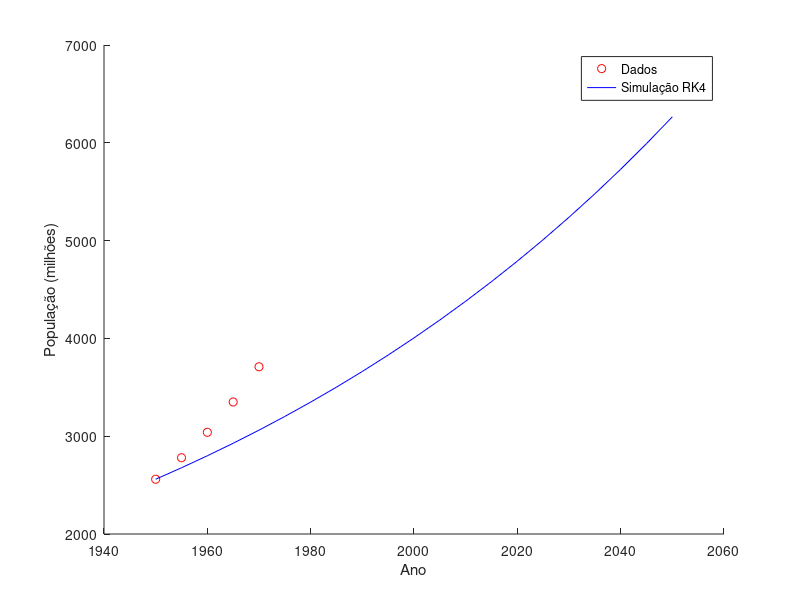

Reproduce this figure in MATLAB.
% Dados
t_data = [1955 1960 1965 1970] - 1950;
p_data = [2780 3040 3350 3710];

% Estimativa de kg
kg_estimates = log(p_data/p_data(1))./t_data;
kg = mean(kg_estimates);
disp('Estimativa de kg:')
disp(num2str(kg))

% Função para simular com RK4
function dpdt = population_growth(t, p, kg)
  dpdt = kg*p;
endfunction

% Simulação de 1950 a 2050
t0 = 0; tf = 100; y0 = 2560; % y0 é a população em 1950
t = t0:5:tf; h = 5; % passo de tamanho 5 anos
y_rk4 = zeros(1, length(t));
y_rk4(1) = y0;
for i = 1:(length(t)-1)
  k1 = h*population_growth(t(i), y_rk4(i), kg);
  k2 = h*population_growth(t(i)+h/2, y_rk4(i)+k1/2, kg);
  k3 = h*population_growth(t(i)+h/2, y_rk4(i)+k2/2, kg);
  k4 = h*population_growth(t(i)+h, y_rk4(i)+k3, kg);
  y_rk4(i+1) = y_rk4(i) + (k1+2*k2+2*k3+k4)/6;
end
disp('Resultados da Simulação com RK4:')
disp(y_rk4)

% Gráfico
figure
hold on
plot([1950 t_data+1950], [2560 p_data], 'ro')
plot(t+1950, y_rk4, 'b-')
xlabel('Ano')
ylabel('População (milhões)')
legend('Dados', 'Simulação RK4')
hold off